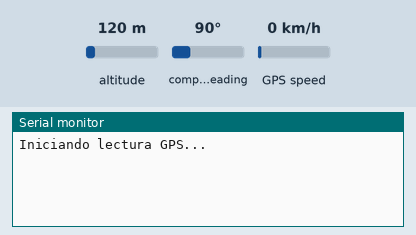
The sketch below on a simulated ESP32. Parts: the last lines printed to the serial monitor. Inputs (shaded band) come from the test bench; at power-on: altitude 120 m, compass heading 90°, GPS speed 0 km/h. The GPS gets a fix after 3 s at 37.7749, -122.4194 with 8 satellites.

Above: at 1.2 s.
1.3 s: altitude set to 20 m
At 3.8 s:
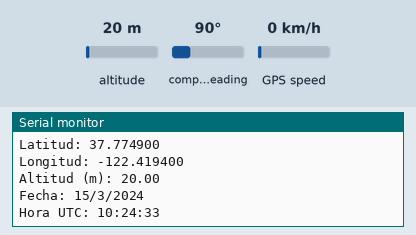
4.5 s: altitude set to 250 m
At 5.8 s:
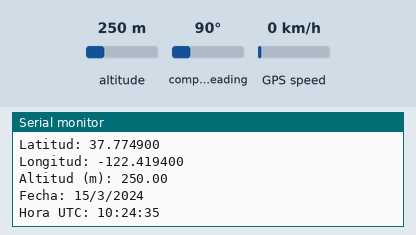
Timing chart, 0 to 7.5 s (numbered marks = the images above; inputs shaded):
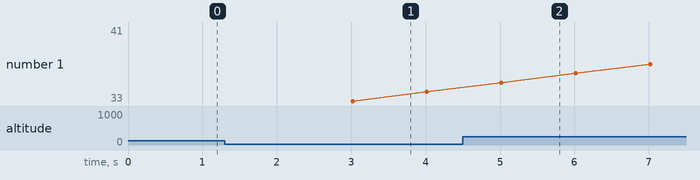

The sketch:

GPS_esp32.ino
```cpp
#include <TinyGPSPlus.h>

TinyGPSPlus gps;
HardwareSerial gpsSerial(2); // UART2

void setup() {
  Serial.begin(115200);
  gpsSerial.begin(9600, SERIAL_8N1, 5, 18);  // RX=4, TX=5
  Serial.println("Iniciando lectura GPS...");
}

void loop() {
  while (gpsSerial.available() > 0) {
    gps.encode(gpsSerial.read());
  }

  if (gps.location.isUpdated()) {
    Serial.print("Latitud: ");
    Serial.println(gps.location.lat(), 6);
    Serial.print("Longitud: ");
    Serial.println(gps.location.lng(), 6);
    Serial.print("Altitud (m): ");
    Serial.println(gps.altitude.meters());  // <---- Altitude added here

    Serial.print("Fecha: ");
    Serial.print(gps.date.day());
    Serial.print("/");
    Serial.print(gps.date.month());
    Serial.print("/");
    Serial.println(gps.date.year());

    Serial.print("Hora UTC: ");
    Serial.print(gps.time.hour());
    Serial.print(":");
    Serial.print(gps.time.minute());
    Serial.print(":");
    Serial.println(gps.time.second());
    Serial.println();
  }
}
```

Measured:
- after the input at 1.3 s, the serial monitor: prints a new line after 1.7 s (image 1)
- after the input at 4.5 s, the serial monitor: prints a new line after 0.52 s (image 2)
